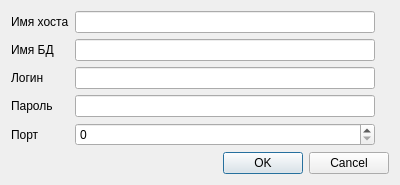
<?xml version="1.0" encoding="UTF-8"?>
<ui version="4.0">
 <class>Dialog</class>
 <widget class="QDialog" name="Dialog">
  <property name="geometry">
   <rect>
    <x>0</x>
    <y>0</y>
    <width>400</width>
    <height>182</height>
   </rect>
  </property>
  <property name="windowTitle">
   <string>Dialog</string>
  </property>
  <layout class="QFormLayout" name="formLayout">
   <item row="0" column="0">
    <widget class="QLabel" name="lb_hostName">
     <property name="sizePolicy">
      <sizepolicy hsizetype="Fixed" vsizetype="Preferred">
       <horstretch>0</horstretch>
       <verstretch>0</verstretch>
      </sizepolicy>
     </property>
     <property name="text">
      <string>Имя хоста</string>
     </property>
    </widget>
   </item>
   <item row="0" column="1">
    <widget class="QLineEdit" name="le_hostName">
     <property name="sizePolicy">
      <sizepolicy hsizetype="Fixed" vsizetype="Preferred">
       <horstretch>1</horstretch>
       <verstretch>0</verstretch>
      </sizepolicy>
     </property>
     <property name="maximumSize">
      <size>
       <width>300</width>
       <height>16777215</height>
      </size>
     </property>
    </widget>
   </item>
   <item row="1" column="0">
    <widget class="QLabel" name="lb_dbName">
     <property name="baseSize">
      <size>
       <width>100</width>
       <height>0</height>
      </size>
     </property>
     <property name="text">
      <string>Имя БД</string>
     </property>
    </widget>
   </item>
   <item row="1" column="1">
    <widget class="QLineEdit" name="le_dbName">
     <property name="sizePolicy">
      <sizepolicy hsizetype="Fixed" vsizetype="Fixed">
       <horstretch>0</horstretch>
       <verstretch>0</verstretch>
      </sizepolicy>
     </property>
     <property name="minimumSize">
      <size>
       <width>300</width>
       <height>0</height>
      </size>
     </property>
    </widget>
   </item>
   <item row="2" column="0">
    <widget class="QLabel" name="lb_login">
     <property name="text">
      <string>Логин</string>
     </property>
    </widget>
   </item>
   <item row="2" column="1">
    <widget class="QLineEdit" name="le_login">
     <property name="sizePolicy">
      <sizepolicy hsizetype="Fixed" vsizetype="Fixed">
       <horstretch>0</horstretch>
       <verstretch>0</verstretch>
      </sizepolicy>
     </property>
     <property name="minimumSize">
      <size>
       <width>300</width>
       <height>0</height>
      </size>
     </property>
    </widget>
   </item>
   <item row="3" column="0">
    <widget class="QLabel" name="lb_password">
     <property name="text">
      <string>Пароль</string>
     </property>
    </widget>
   </item>
   <item row="3" column="1">
    <widget class="QLineEdit" name="le_password">
     <property name="sizePolicy">
      <sizepolicy hsizetype="Fixed" vsizetype="Fixed">
       <horstretch>0</horstretch>
       <verstretch>0</verstretch>
      </sizepolicy>
     </property>
     <property name="minimumSize">
      <size>
       <width>300</width>
       <height>0</height>
      </size>
     </property>
    </widget>
   </item>
   <item row="4" column="0">
    <widget class="QLabel" name="lb_port">
     <property name="text">
      <string>Порт</string>
     </property>
    </widget>
   </item>
   <item row="4" column="1">
    <widget class="QSpinBox" name="sb_port">
     <property name="sizePolicy">
      <sizepolicy hsizetype="Fixed" vsizetype="Fixed">
       <horstretch>0</horstretch>
       <verstretch>0</verstretch>
      </sizepolicy>
     </property>
     <property name="minimumSize">
      <size>
       <width>300</width>
       <height>0</height>
      </size>
     </property>
    </widget>
   </item>
   <item row="5" column="1">
    <widget class="QDialogButtonBox" name="buttonBox">
     <property name="orientation">
      <enum>Qt::Horizontal</enum>
     </property>
     <property name="standardButtons">
      <set>QDialogButtonBox::Cancel|QDialogButtonBox::Ok</set>
     </property>
    </widget>
   </item>
  </layout>
 </widget>
 <resources/>
 <connections>
  <connection>
   <sender>buttonBox</sender>
   <signal>accepted()</signal>
   <receiver>Dialog</receiver>
   <slot>accept()</slot>
   <hints>
    <hint type="sourcelabel">
     <x>248</x>
     <y>254</y>
    </hint>
    <hint type="destinationlabel">
     <x>157</x>
     <y>274</y>
    </hint>
   </hints>
  </connection>
  <connection>
   <sender>buttonBox</sender>
   <signal>rejected()</signal>
   <receiver>Dialog</receiver>
   <slot>reject()</slot>
   <hints>
    <hint type="sourcelabel">
     <x>316</x>
     <y>260</y>
    </hint>
    <hint type="destinationlabel">
     <x>286</x>
     <y>274</y>
    </hint>
   </hints>
  </connection>
 </connections>
</ui>
